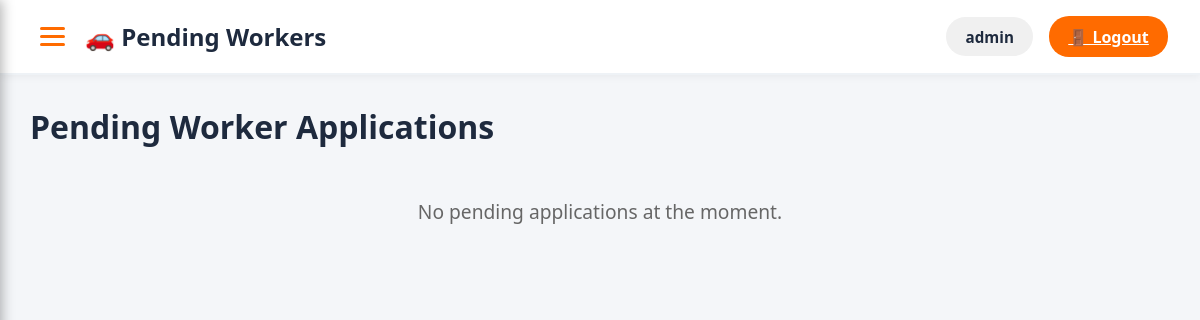
Before: /admin/pending_workers.php (signed in) with the older database file.
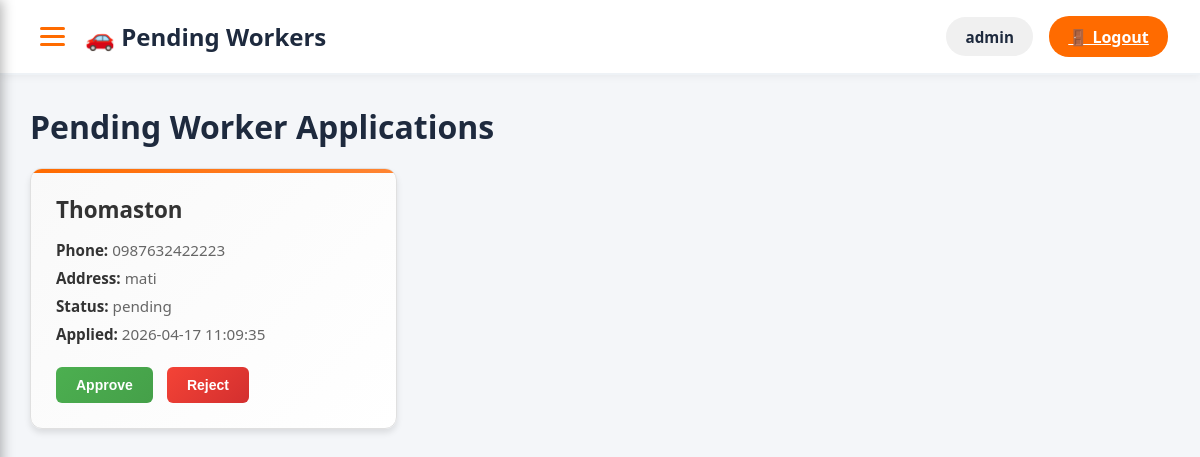
After: the same page with the newer database file.
### tables this page shows
CREATE TABLE `worker_applications` (
  `id` int(11) NOT NULL,
  `user_id` int(11) DEFAULT NULL,
  `full_name` varchar(100) NOT NULL,
  `phone` varchar(20) NOT NULL,
  `address` text NOT NULL,
  `experience` varchar(50) DEFAULT NULL,
  `proof_file` varchar(255) DEFAULT NULL,
  `meeting_date` date DEFAULT NULL,
  `status` enum('pending','approved','rejected') DEFAULT 'pending',
  `created_at` timestamp NOT NULL DEFAULT current_timestamp()
);

### admin/pending_workers.php (the view, shortened to what this page needs)
<?php
require_once '../config/database.php';
$stmt = $pdo->query("SELECT * FROM worker_applications WHERE status = 'pending' ORDER BY created_at DESC");
$applications = $stmt->fetchAll();
?>
<!DOCTYPE html>
<html lang="en">
<head>
    <link rel="stylesheet" href="../assets/css/style.css">
    <link rel="stylesheet" href="../assets/css/sidebar.css">
    <link rel="stylesheet" href="../assets/css/admin.css">
</head>
<body>
<header>
    <div class="custom-header">
        <div class="header-left">
            <div class="hamburger-btn" onclick="toggleMenuAdmin()" title="Menu">
                <span></span>
                <span></span>
                <span></span>
            </div>
            <h2>🚗 Pending Workers</h2>
        </div>
        <div class="header-right">
            <div class="user-section">
                <span class="username">
                    <?= htmlspecialchars($_SESSION['username'] ?? 'Admin'); ?>
                </span>
                <a href="../p_login/logout.php" class="logout-btn">🚪 Logout</a>
            </div>
        </div>
    </div>
</header>
<div class="dashboard">
    <div class="main">
        <h1>Pending Worker Applications</h1>
        <?php if (empty($applications)): ?>
            <p class="no-applications">No pending applications at the moment.</p>
        <?php else: ?>
            <div class="applications-list">
                <?php foreach ($applications as $app): ?>
                    <div class="application-card">
                        <h3><?php echo htmlspecialchars($app['full_name']); ?></h3>
                        <p><strong>Phone:</strong> <?php echo htmlspecialchars($app['phone']); ?></p>
                        <p><strong>Address:</strong> <?php echo htmlspecialchars($app['address']); ?></p>
                        <p><strong>Status:</strong> <?php echo htmlspecialchars($app['status']); ?></p>
                        <p><strong>Applied:</strong> <?php echo $app['created_at']; ?></p>
                        <form method="POST" style="display: inline;">
                            <button type="submit" name="action" value="approve" class="btn-approve">Approve</button>
                            <button type="submit" name="action" value="reject" class="btn-reject">Reject</button>
                        </form>
                    </div>
                <?php endforeach; ?>
            </div>
        <?php endif; ?>
    </div>
</div>
</body>
</html>

### assets/css/style.css (style rules this page uses)
* { margin: 0; padding: 0; box-sizing: border-box; }
body { font-family: 'Segoe UI', Tahoma, Geneva, Verdana, sans-serif; color: #1e2a3e; background: #ffffff; }
header { display: flex; justify-content: space-between; align-items: center; padding: 1rem 2rem; background: white; border-bottom: 2px solid #eef2f6; position: sticky; top: 0; z-index: 100; box-shadow: 0 2px 8px rgba(0,0,0,0.05); }
.custom-header { display: flex; justify-content: space-between; align-items: center; width: 100%; }
.header-left { display: flex; align-items: center; gap: 12px; }
.header-left h2 { color: #1e2a3e; font-size: 1.5rem; font-weight: 700; margin: 0; }
.user-section { display: flex; align-items: center; gap: 1rem; margin-left: auto; }
.username { color: #1e2a3e; font-weight: 600; padding: 0.6rem 1.2rem; background: #f0f0f0; border-radius: 20px; font-size: 0.95rem; }
.logout-btn { background: #ff6b00; color: white !important; padding: 0.6rem 1.2rem; border-radius: 20px; border: none; cursor: pointer; font-weight: 600; transition: all 0.3s ease; display: inline-block; }

### assets/css/admin.css (style rules this page uses)
* { margin: 0; padding: 0; box-sizing: border-box; }
body { font-family: 'Segoe UI', Tahoma, Geneva, Verdana, sans-serif; background: #f4f6f9; }
.hamburger-btn { display: flex; flex-direction: column; gap: 5px; background: none; border: none; cursor: pointer; padding: 0.5rem; transition: all 0.3s ease; }
.hamburger-btn span { width: 25px; height: 3px; background: #ff6b00; border-radius: 3px; transition: all 0.3s ease; }
.dashboard { display: flex; min-height: 100vh; }
.main { flex: 1; padding: 30px; margin-left: 0; width: 100%; }
.main h1 { margin-bottom: 20px; color: #1e2a3e; font-size: 2rem; }

### admin/pending_workers.php (style rules this page uses)
.applications-list { display: grid; grid-template-columns: repeat(auto-fill, minmax(350px, 1fr)); gap: 20px; margin-top: 20px; }
.application-card { border: 1px solid #e0e0e0; padding: 25px; border-radius: 12px; background: linear-gradient(135deg, #f9f9f9 0%, #ffffff 100%); box-shadow: 0 4px 6px rgba(0, 0, 0, 0.1); transition: transform 0.3s, box-shadow 0.3s; position: relative; overflow: hidden; }
.application-card::before { content: ''; position: absolute; top: 0; left: 0; right: 0; height: 4px; background: linear-gradient(90deg, #ff6b00, #ff8533); }
.application-card h3 { margin-top: 0; color: #333; font-size: 1.4em; margin-bottom: 15px; }
.application-card p { margin: 8px 0; color: #666; font-size: 0.95em; }
.application-card strong { color: #333; }
.btn-approve, .btn-reject { padding: 10px 20px; border: none; border-radius: 6px; cursor: pointer; font-weight: 600; font-size: 14px; transition: all 0.3s; margin-right: 10px; margin-top: 15px; }
.btn-approve { background: linear-gradient(135deg, #4CAF50, #45a049); color: white; }
.btn-reject { background: linear-gradient(135deg, #f44336, #d32f2f); color: white; }
.no-applications { text-align: center; color: #666; font-size: 1.2em; margin-top: 50px; }

Changed rows visible on the page:
added worker_applications: full_name "Thomaston", phone "0987632422223", address "mati", status "pending", created_at "2026-04-17 11:09:35"
Other visible differences:
text no longer shown: "No pending applications at the moment."
